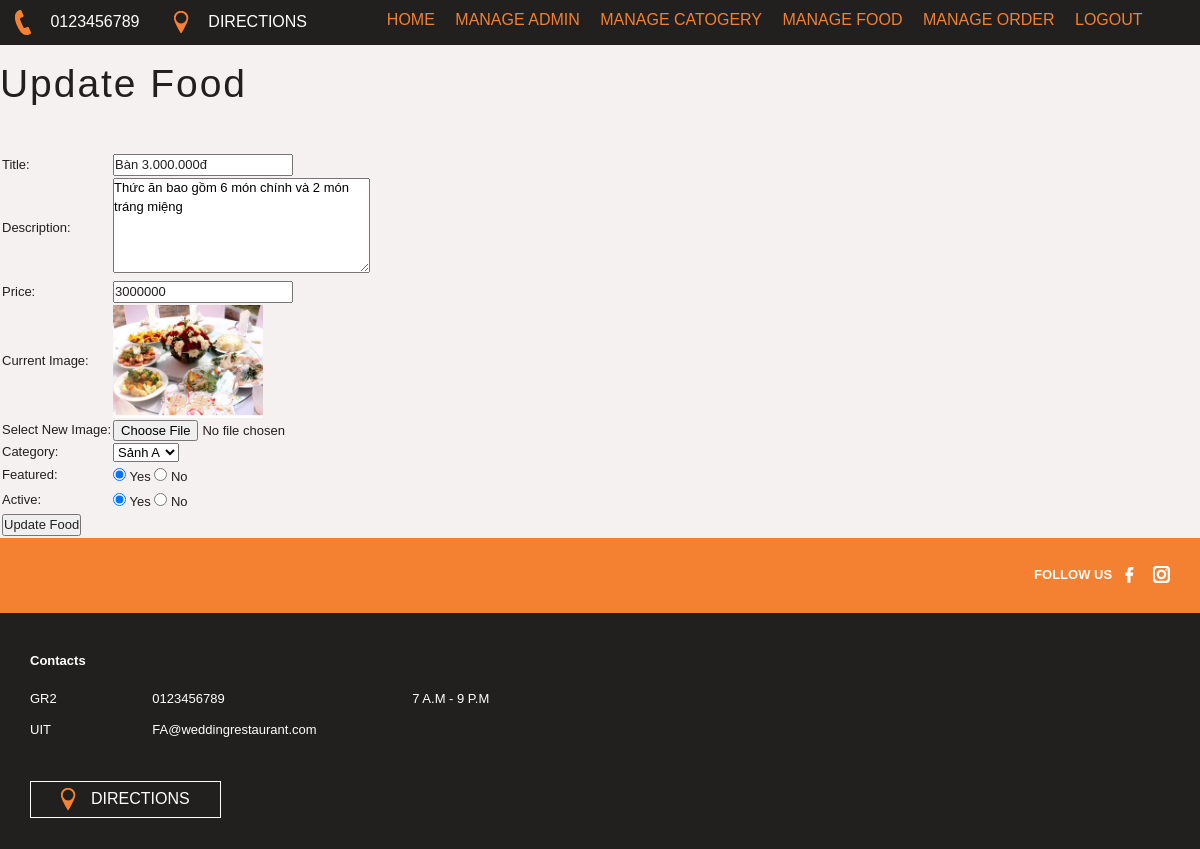
The app's page /weddinghall/admin/update-food.php?id=14 (signed in) with its own data.
### tables this page shows
CREATE TABLE `tbl_food` (
  `id` int(10) UNSIGNED NOT NULL,
  `title` varchar(100) NOT NULL,
  `description` text NOT NULL,
  `price` int(100) NOT NULL,
  `image_name` varchar(255) NOT NULL,
  `category_id` int(10) UNSIGNED NOT NULL,
  `featured` varchar(10) NOT NULL,
  `active` varchar(10) NOT NULL
);

CREATE TABLE `tbl_category` (
  `id` int(10) UNSIGNED NOT NULL,
  `title` varchar(100) NOT NULL,
  `image_name` varchar(255) NOT NULL,
  `featured` varchar(10) NOT NULL,
  `active` varchar(10) NOT NULL
);

### weddinghall/admin/update-food.php (the view, shortened to what this page needs)
<?php include('partials/menu.php'); ?>
<?php
    if(isset($_GET['id']))
    {
        $id = $_GET['id'];
        $sql2 = "SELECT * FROM tbl_food WHERE id=$id";
        $res2 = mysqli_query($conn, $sql2);
        $row2 = mysqli_fetch_assoc($res2);
        $title = $row2['title'];
        $description = $row2['description'];
        $price = $row2['price'];
        $current_image = $row2['image_name'];
        $current_category = $row2['category_id'];
        $featured = $row2['featured'];
        $active = $row2['active'];
    }
    else
    {
        header('location:'.SITEURL.'admin/manage-food.php');
    }
?>
<div class="main-content">
    <div class="wrapper">
        <h1>Update Food</h1>
        <br><br>
        <form action="" method="POST" enctype="multipart/form-data">
        <table class="tbl-30">
            <tr>
                <td>Title: </td>
                <td>
                    <input type="text" name="title" value="<?php echo $title; ?>">
                </td>
            </tr>
            <tr>
                <td>Description: </td>
                <td>
                    <textarea name="description" cols="30" rows="5"><?php echo $description; ?></textarea>
                </td>
            </tr>
            <tr>
                <td>Price: </td>
                <td>
                    <input type="number" name="price" value="<?php echo $price; ?>">
                </td>
            </tr>
            <tr>
                <td>Current Image: </td>
                <td>
                    <?php
                        if($current_image == "")
                        {
                            echo "<div class='error'>Image not Available.</div>";
                        }
                        else
                        {
                            ?>
                            <img src="<?php echo SITEURL; ?>images/food/<?php echo $current_image; ?>" width="150px">
                            <?php
                        }
                    ?>
                </td>
            </tr>
            <tr>
                <td>Select New Image: </td>
                <td>
                    <input type="file" name="image">
                </td>
            </tr>
            <tr>
                <td>Category: </td>
                <td>
                    <select name="category">
                        <?php
                            $sql = "SELECT * FROM tbl_category WHERE active='Yes'";
                            $res = mysqli_query($conn, $sql);
                            $count = mysqli_num_rows($res);
                            if($count>0)
                            {
                                while($row=mysqli_fetch_assoc($res))
                                {
                                    $category_title = $row['title'];
                                    $category_id = $row['id'];
                                    ?>
                                    <option <?php if($current_category==$category_id){echo "selected";} ?> value="<?php echo $category_id; ?>"><?php echo $category_title; ?></option>
                                    <?php
                                }
                            }
                            else
                            {
                                echo "<option value='0'>Category Not Available.</option>";
                            }
                        ?>
                    </select>
                </td>
            </tr>
            <tr>
                <td>Featured: </td>
                <td>
                    <input <?php if($featured=="Yes") {echo "checked";} ?> type="radio" name="featured" value="Yes"> Yes
                    <input <?php if($featured=="No") {echo "checked";} ?> type="radio" name="featured" value="No"> No
                </td>
            </tr>
            <tr>
                <td>Active: </td>
                <td>
                    <input <?php if($active=="Yes") {echo "checked";} ?> type="radio" name="active" value="Yes"> Yes
                    <input <?php if($active=="No") {echo "checked";} ?> type="radio" name="active" value="No"> No
                </td>
            </tr>
            <tr>
                <td>
                    <input type="submit" name="submit" value="Update Food" class="btn-secondary">
                </td>
            </tr>
        </table>
        </form>
    </div>
</div>
<?php include('partials/footer.php'); ?>

### weddinghall/css/style.css (style rules this page uses)
* { margin: 0 0; padding: 0 0; font-family: Arial, Helvetica, sans-serif; }

### records on screen
tbl_food: title "Bàn 3.000.000đ", description "Thức ăn bao gồm 6 món chính và 2 món tráng miệng", price "3000000", image_name (picture), category "Sảnh A", featured "☑", active "☑"
